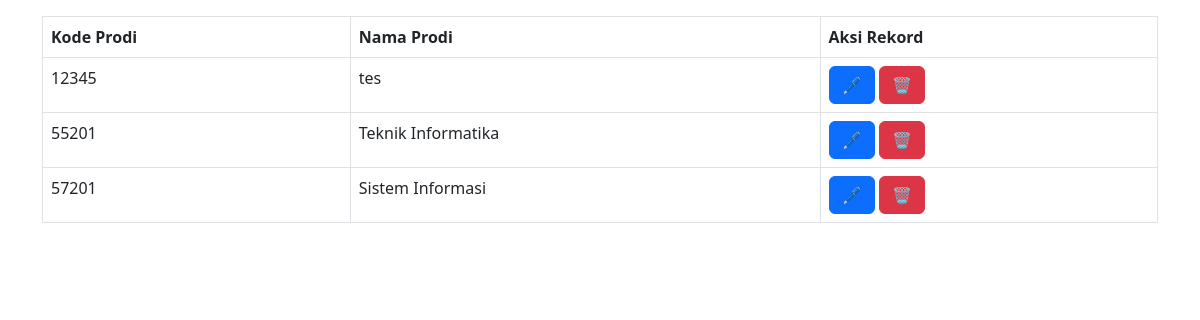
Page /hasilcariprodi.php on the earlier database version.
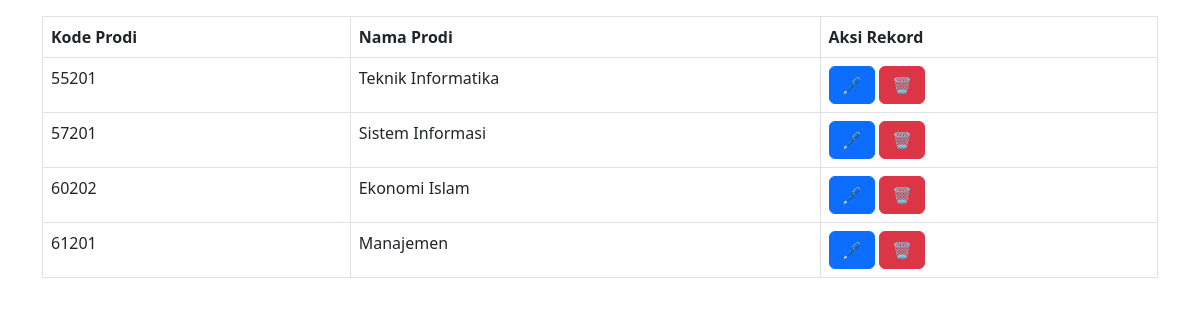
Same page on the later database version.
### tables this page shows
CREATE TABLE `prodi` (
  `kodeprodi` char(5) NOT NULL,
  `namaprodi` varchar(20) NOT NULL
);

### hasilcariprodi.php (the view, shortened to what this page needs)
<!DOCTYPE html>
<html lang="en">
<head>
  <link href="https://cdn.jsdelivr.net/npm/bootstrap@5.2.3/dist/css/bootstrap.min.css" rel="stylesheet">
</head>
<body>
<div class="container mt-3">
 <table class="table table-bordered">
    <thead>
      <tr>
        <th>Kode Prodi</th>
        <th>Nama Prodi</th>
        <th>Aksi Rekord</th>
      </tr>
    </thead>
    <tbody>
	<?php
	$kCari=$_POST['kCari'];
	$sqlcari="select * from prodi where kodeprodi like '%".$kCari."%' or namaprodi like '%".$kCari."%'";
	$qcari=mysqli_query($kon,$sqlcari);
	$rcari=mysqli_fetch_array($qcari);
	do {
	?>
      <tr>
        <td><?php echo $rcari['kodeprodi'];?></td>
        <td><?php echo $rcari['namaprodi'];?></td>
        <td><a href="koreksiprodi.php?kodeprodi=<?php echo $rcari['kodeprodi'];?>" target="frutama" class="btn btn-primary">🖊️</a>
		<a href="hapusprodi.php?kodeprodi=<?php echo $rcari['kodeprodi'];?>" target="frutama" class="btn btn-danger" onclick="return confirm('Apakah akan dihapus ?')">🗑️</a></td>
      </tr>
	<?php
	} while($rcari=mysqli_fetch_array($qcari));
    ?>
    </tbody>
 </table>
</div>
</body>
</html>

Differences in the rows shown:
removed prodi: kodeprodi "12345", namaprodi "tes"
added prodi: kodeprodi "60202", namaprodi "Ekonomi Islam"
added prodi: kodeprodi "61201", namaprodi "Manajemen"
